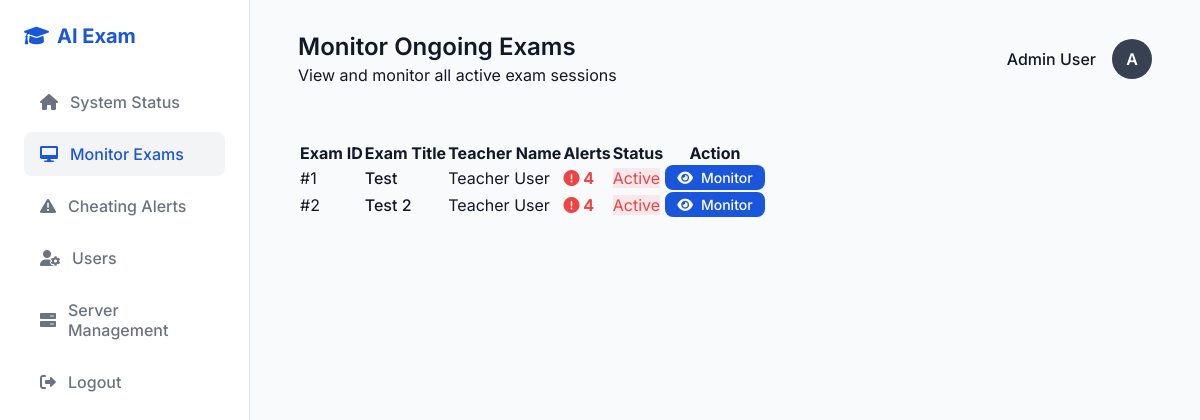
/admin/monitor_exams (signed in), run on an earlier commit of the app's database.
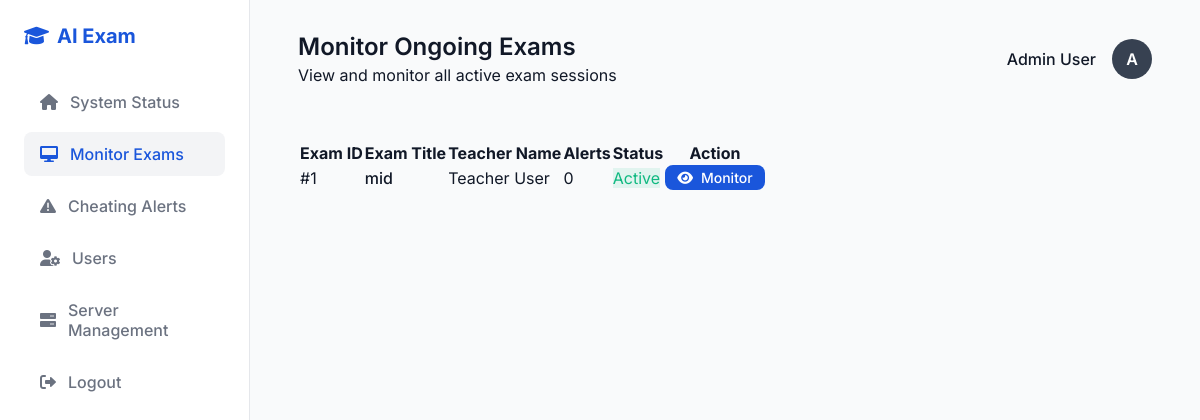
And on a later commit of the database.
### tables this page shows
CREATE TABLE exams (
            id INTEGER PRIMARY KEY AUTOINCREMENT,
            exam_name TEXT NOT NULL,
            duration INTEGER NOT NULL,
            created_date DATETIME DEFAULT CURRENT_TIMESTAMP,
            created_by INTEGER NOT NULL,
            FOREIGN KEY (created_by) REFERENCES users (id)
        );

CREATE TABLE users (
            id INTEGER PRIMARY KEY AUTOINCREMENT,
            name TEXT NOT NULL,
            email TEXT UNIQUE NOT NULL,
            password TEXT NOT NULL,
            role TEXT NOT NULL,
            register_number TEXT,
            course TEXT,
            photo TEXT
        );

### app.py (the view)
@app.route('/admin/monitor_exams')
def admin_monitor_exams():
    if session.get('role') != 'admin':
        return redirect(url_for('login'))
    conn = get_db_connection()
    exams = conn.execute('''
        SELECT e.*, u.name as teacher_name,
               (SELECT COUNT(*) FROM cheating_alerts c WHERE c.exam_id = e.id) as alert_count
        FROM exams e
        JOIN users u ON e.created_by = u.id
        ORDER BY e.created_date DESC
    ''').fetchall()
    conn.close()
    return render_template('admin_monitor_exams.html', exams=exams)

### app.py (called while the page is built)
def get_db_connection():
    conn = sqlite3.connect(DATABASE)
    conn.row_factory = sqlite3.Row
    return conn

### templates/admin_monitor_exams.html (shortened to what the changed rows need)
<!DOCTYPE html>
<html lang="en">
<head>
    <link rel="stylesheet" href="{{ url_for('static', filename='style.css') }}">
    <link href="https://cdnjs.cloudflare.com/ajax/libs/font-awesome/6.0.0/css/all.min.css" rel="stylesheet">
</head>
<body>
    <div class="dashboard-layout">
        <main class="main-content">
            <div class="card" style="margin-top: 1.5rem;">
                <div class="table-container">
                    <table class="table">
                        <thead>
                            <tr>
                                <th>Exam ID</th>
                                <th>Exam Title</th>
                                <th>Teacher Name</th>
                                <th>Alerts</th>
                                <th>Status</th>
                                <th>Action</th>
                            </tr>
                        </thead>
                        <tbody>
                            {% for exam in exams %}
                            <tr>
                                <td>#{{ exam.id }}</td>
                                <td><span style="font-weight: 500; color: var(--text-main);">{{ exam.exam_name }}</span></td>
                                <td>{{ exam.teacher_name }}</td>
                                <td>
                                    {% if exam.alert_count > 0 %}
                                    <span style="color: var(--danger); font-weight: bold;"><i class="fas fa-exclamation-circle"></i> {{ exam.alert_count }}</span>
                                    {% else %}
                                    <span class="text-muted">0</span>
                                    {% endif %}
                                </td>
                                <td><span class="status-badge" style="background-color: {{ 'rgba(16, 185, 129, 0.1)' if exam.alert_count == 0 else 'rgba(239, 68, 68, 0.1)' }}; color: {{ 'var(--success)' if exam.alert_count == 0 else 'var(--danger)' }};">Active</span></td>
                                <td>
                                    <a href="{{ url_for('admin_exam_monitor', exam_id=exam.id) }}" class="btn-primary" style="padding: 0.25rem 0.75rem; font-size: 0.875rem; text-decoration: none; display: inline-flex; align-items: center; justify-content: center;"><i class="fas fa-eye" style="margin-right: 0.5rem;"></i> Monitor</a>
                                </td>
                            </tr>
                            {% else %}
                            <tr>
                                <td colspan="6" style="text-align: center; color: var(--text-muted); padding: 2rem;">
                                    No exams found to monitor.
                                </td>
                            </tr>
                            {% endfor %}
                        </tbody>
                    </table>
                </div>
            </div>
        </main>
    </div>
</body>
</html>

What changed in the data, as far as the page shows it:
removed exams: id "2", exam_name "Test 2", teacher_name "Teacher User", alert_count "4"
changed exams "Teacher User": exam_name "Test" → "mid"; alert_count "4" → (not shown); now shows "0"
